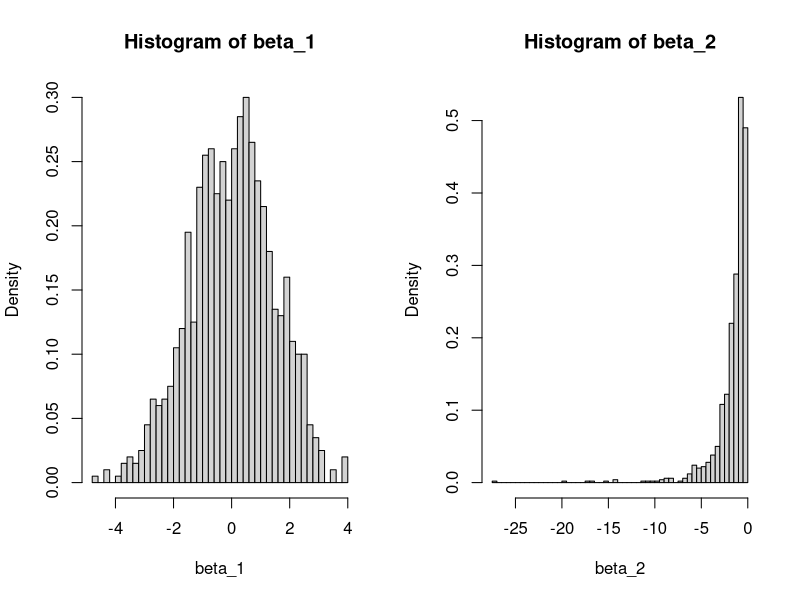
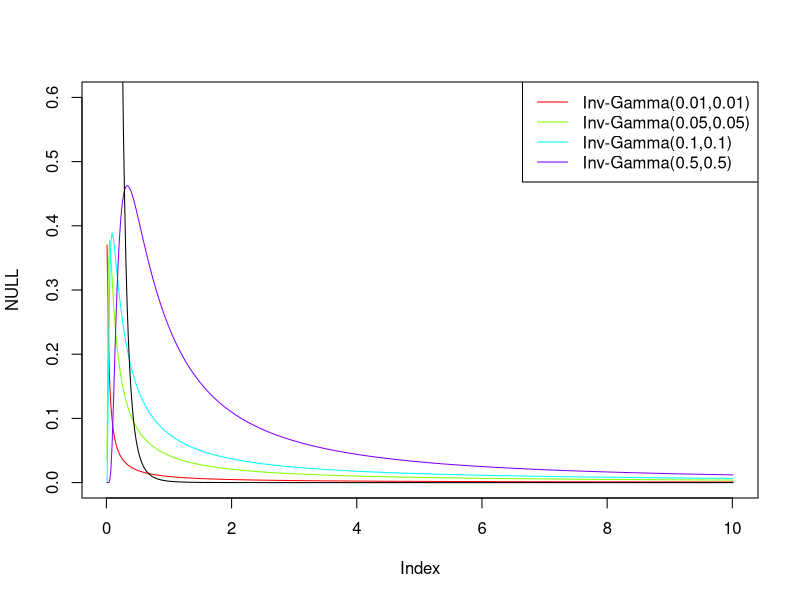
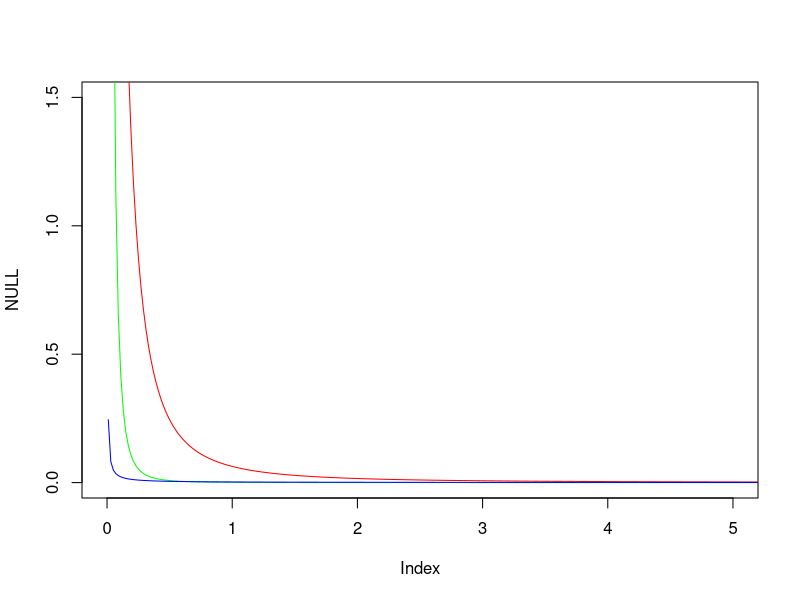
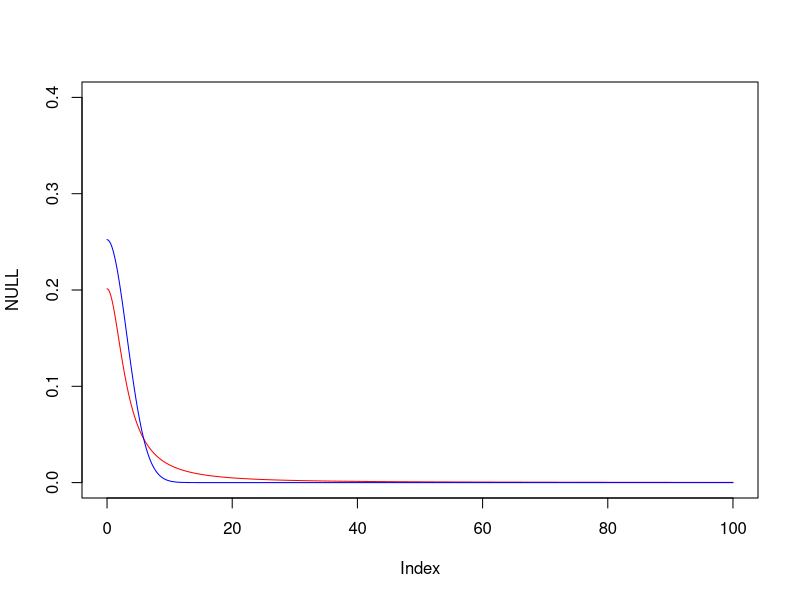
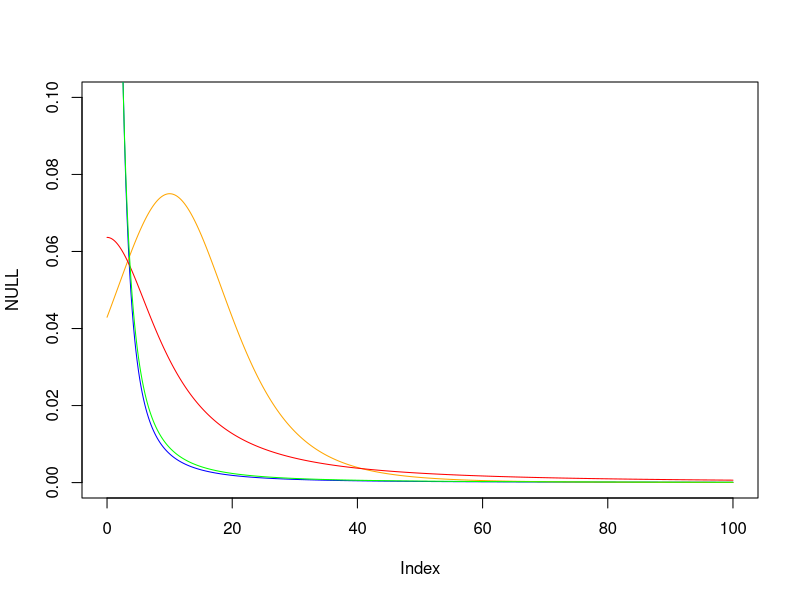

R code for these plots, in order:
### Script to visually examine priors for covariance matrix parameters

dinv_gamma <- function(y,a,b) {
  return( ((b^a) / gamma(a)) * y^(-(a+1))*exp(-b/y)  )
}

pinvgamma <- function(x, shape, scale) {
  pgamma(scale / x, shape, lower.tail = FALSE)  # Complement of upper incomplete gamma function
}

dstudent <- function(y,v,u,s) {
  upper <- gamma((v+1)/2)
  lower <- (sqrt(pi*v*s^2))*gamma(v/2)
  const <- upper/lower
  c <- -(v+1)/2
  return(const*((1+((y-u)^2)/(v*s^2))^c))
}

### 1) priors for beta_1 and log(-beta_2)
### N(0,2)

par(mfrow = c(1,2))
n_rep <- 1000
beta_1 <- rnorm(n_rep,0,sqrt(2))
logneg_beta_2 <- rnorm(n_rep,0,1)
beta_2 <- -exp(logneg_beta_2)
hist(beta_1, breaks = 40, probability = TRUE)
hist(beta_2, breaks = 40, probability = TRUE)

### 2) rho & covariance function magnitudes
### since the variance of beta distribution depends inversely on rho, I think it is logical to give it a prior with heavy tails

par(mfrow = c(1,1))
eps <- c(0.01,0.05,0.1,0.5)
s2_grid <- seq(0.01,10.01,length=500)
plot(NULL, xlim = c(min(s2_grid),max(s2_grid)), ylim = c(0,0.6))

cols <- rainbow(length(eps))
for (i in 1:length(eps)) {
  e <- eps[i]
  lines(s2_grid, dinv_gamma(s2_grid,e,e), col = cols[i])
}

legend("topright", legend = paste0("Inv-Gamma(",eps,",",eps,")"), lty = 1, col = cols)

### draw histogram of jarnos half-student-t(0,0.1) with v=4
lines(s2_grid,2*dstudent(s2_grid,4,0,0.1))


############ S2

s2_grid <- seq(0.01,10.01,length=500)


### inv_gamma(a,b) vs half-cauchy for s2?
### e.g. inv_gamma(2,1) vs half-cauchy(0,1)
### visualize jeffreys
p_jeffreys <- 1/s2_grid
p_jeffreys <- p_jeffreys/sum(p_jeffreys)
plot(NULL, xlim = c(0,5), ylim = c(0,1.5))
lines(s2_grid, 2*dcauchy(s2_grid,0,sqrt(0.01)),col="red")
# draw jarnos student-t
lines(s2_grid, 2*dstudent(sqrt(s2_grid),4,0,0.1)/(2*sqrt(s2_grid)), col = "green")
lines(s2_grid, p_jeffreys, col = "blue")
#lines(s2_grid, dinv_gamma(s2_grid,0.5,0.5), col = "orange")

### probability that s2 is under 10
pinvgamma(5,2,1) #0.99
pcauchy(5,0,sqrt(0.01)) - pcauchy(-5,0,sqrt(0.01)) #0.93


#### RHO
### half-cauchy(0,sqrt(5)) vs inv_gamma(0.5, 0.5) for rho?
rho_grid <- seq(0,100,length=500)
plot(NULL, xlim = c(min(rho_grid),max(rho_grid)), ylim = c(0,0.4))
lines(rho_grid, 2*dcauchy(rho_grid,0,sqrt(10)),col="red")
lines(rho_grid, 2*dnorm(rho_grid,0,sqrt(10)), col = "blue")




### probability that rho is under 100
pinvgamma(100,0.1,0.1) #0.92
pcauchy(100,0,sqrt(10)) - pcauchy(-100,0,sqrt(10)) #0.98


### lengthscale?
### the minimum distance is 20km between grid points, and the maximum is 580km
### if l = 865, covariance at distance 600 is 50% of the one at distance 0.
### let's say that we expect that at 80km 5% of the one at distance 0: l \approx 25
### the "realistic" value for l could be e.g. between (0,1000)

### let's visualize jarnos prior for gulf of finland thing
l_grid <- seq(0,100,length=500)
plot(NULL, xlim = c(min(l_grid),max(l_grid)), ylim = c(0,0.1))
lines(l_grid, 2*dstudent(1/l_grid,4,0,1)/l_grid^2, col = "blue")
lines(l_grid,2*dstudent(l_grid,4,10,10), col = "orange")
lines(l_grid,2*dcauchy(l_grid,0,sqrt(100)), col = "red")
lines(l_grid,dinv_gamma(l_grid,1,1), col = "green")

pinvgamma(1000,1,1) #0.99
pcauchy(100,0,sqrt(50)) - pcauchy(-100,0,sqrt(50)) #0.95


integrate(function(x) (x*2*dstudent(x,4,10,10)),0,500)
integrate(function(x) x*2*dcauchy(x,0,sqrt(100)),0,500)

